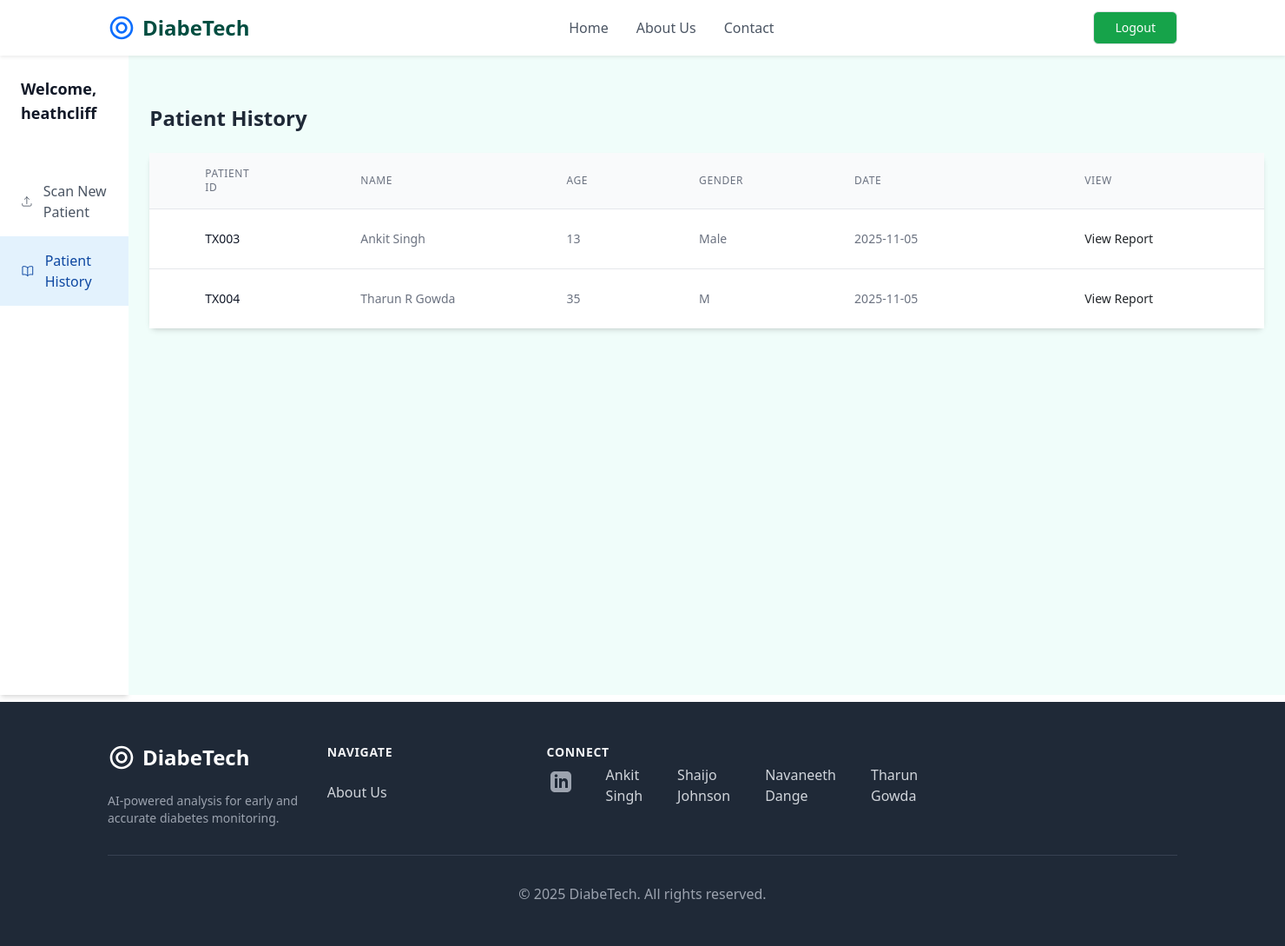
The page /patienthistory (signed in) on the database its author committed.
### retinopathy/modules.py (models this page shows, shortened)
class User(db.Model, UserMixin):
    id = db.Column(db.Integer, primary_key = True)
    username = db.Column(db.String(20), unique = True, nullable = False)
    email = db.Column(db.String(120), unique = True, nullable = False)
    password = db.Column(db.String(60), nullable = False)
    patients = db.relationship('Patient', backref = 'doctor', lazy = True)

class Patient(db.Model):
    patient_id = db.Column(db.String(20), unique = True, nullable = False, primary_key = True)
    name = db.Column(db.String(100), nullable = False)
    age = db.Column(db.Integer, nullable = False)
    sex = db.Column(db.String(10), nullable = False)
    RightEye_image_file = db.Column(db.String(100), nullable = False, default = 'default.jpg')
    LeftEye_image_file = db.Column(db.String(100), nullable = False, default = 'default.jpg')
    RightEye_diagnosis = db.Column(db.String(200), nullable = False)
    LeftEye_diagnosis = db.Column(db.String(200), nullable = False)
    date_uploaded = db.Column(db.DateTime, nullable = False, default = datetime.utcnow)
    user_id = db.Column(db.Integer, db.ForeignKey('user.id'), nullable = False)
    processed_RightEye_image_file = db.Column(db.String(100), nullable = True)
    processed_LeftEye_image_file = db.Column(db.String(100), nullable = True)
    RightEye_prediction = db.Column(db.Integer, nullable = True)
    LeftEye_prediction = db.Column(db.Integer, nullable = True)

### retinopathy/routes.py (the view)
@app.route('/patienthistory')
@login_required
def patient_history():
	patients = Patient.query.filter_by(user_id=current_user.id).all()
	return render_template('patienthistory.html', patients=patients)

### retinopathy/modules.py (called while the page is built)
@login_manager.user_loader
def load_user(user_id):
    return User.query.get(int(user_id))

### retinopathy/templates/patienthistory.html (shortened to what this page needs)
{% extends "layout.html" %}
{% block content %}
<div class="flex h-screen" style="height: calc(100vh - 64px);">
            <aside class="w-64 bg-white shadow-md hidden md:block">
                <div class="py-4 px-6">
                    <h2 class="text-lg font-semibold text-gray-900">Welcome, {{ current_user.username }}</h2>
                </div>
                <nav class="mt-6">
                    <a href="{{ url_for('analyze_image') }}" data-page="scan-patient" class="flex items-center px-6 py-3 text-gray-600 hover:bg-gray-100">
                        <svg class="h-6 w-6" xmlns="http://www.w3.org/2000/svg" fill="none" viewBox="0 0 24 24" stroke-width="1.5" stroke="currentColor"><path stroke-linecap="round" stroke-linejoin="round" d="M3 16.5v2.25A2.25 2.25 0 005.25 21h13.5A2.25 2.25 0 0021 18.75V16.5m-13.5-9L12 3m0 0l4.5 4.5M12 3v13.5" /></svg>
                        <span class="ml-3">Scan New Patient</span>
                    </a>
                    <a href="{{ url_for('patient_history') }}" data-page="patient-list" class="flex items-center px-6 py-3 bg-secondary-light text-secondary-dark font-medium">
                        <span class="ml-3">Patient History</span>
                    </a>
                </nav>
            </aside>
<div class="p-4 md:p-8 bg-teal-50 flex-1">
    <main>
        <div class="mt-8">
            <h2 class="text-2xl font-semibold text-gray-800 mb-4">Patient History</h2>
                <div class="mt-6 bg-white shadow-md rounded-lg ">
                    <table class="w-auto divide-y divide-gray-200">
                        <thead class="bg-gray-50">
                            <tr>
                                <th scope="col" class="px-16 py-3 text-left text-xs font-medium text-gray-500 uppercase tracking-wider">Patient ID</th>
                                <th scope="col" class="px-16 py-3 text-left text-xs font-medium text-gray-500 uppercase tracking-wider">Name</th>
                                <th scope="col" class="px-16 py-3 text-left text-xs font-medium text-gray-500 uppercase tracking-wider">Age</th>
                                <th scope="col" class="px-16 py-3 text-left text-xs font-medium text-gray-500 uppercase tracking-wider">Gender</th>
                                <th scope="col" class="px-16 py-3 text-left text-xs font-medium text-gray-500 uppercase tracking-wider">Date</th>
                                <th scope="col" class="px-32 py-3 text-left text-xs font-medium text-gray-500 uppercase tracking-wider">View</th>
                            </tr>
                        </thead>
                        <tbody class="bg-white divide-y divide-gray-200">
                        {% for patient in patients %}
                            <tr>
                                <td class="px-16 py-4 whitespace-nowrap text-sm font-medium text-gray-900">{{ patient.patient_id }}</td>
                                <td class="px-16 py-4 whitespace-nowrap text-sm text-gray-500">{{ patient.name }}</td>
                                <td class="px-16 py-4 whitespace-nowrap text-sm text-gray-500">{{ patient.age }}</td>
                                <td class="px-16 py-4 whitespace-nowrap text-sm text-gray-500">{{ patient.sex }}</td>
                                <td class="px-16 py-4 whitespace-nowrap text-sm text-gray-500">{{ patient.date_uploaded.strftime('%Y-%m-%d') }}
                                <td class="px-32 py-4 whitespace-nowrap text-right text-sm font-medium">
                                    <a href="{{ url_for('patient_report', patient_id=patient.patient_id) }}" class="text-secondary-DEFAULT hover:text-secondary-dark">View Report</a>
                                </td>
                            </tr>
                        {% endfor %}
                        </tbody>
                    </table>
                </div>
            </div>
        </main>
    </div>
{% endblock content %}

### rows shown on the page
User: username "heathcliff"
Patient: patient_id "TX003", name "Ankit Singh", age "13", sex "Male", date_uploaded "2025-11-05"
Patient: patient_id "TX004", name "Tharun R Gowda", age "35", sex "M", date_uploaded "2025-11-05"
